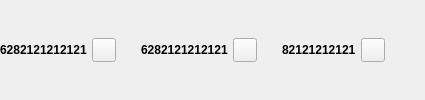
        <widget class="QWidget" name="widget_2" native="true">
         <layout class="QGridLayout" name="gridLayout_4">
          <property name="leftMargin">
           <number>0</number>
          </property>
          <property name="topMargin">
           <number>0</number>
          </property>
          <property name="rightMargin">
           <number>0</number>
          </property>
          <property name="bottomMargin">
           <number>0</number>
          </property>
          <property name="horizontalSpacing">
           <number>5</number>
          </property>
          <property name="verticalSpacing">
           <number>0</number>
          </property>
          <item row="0" column="1">
           <widget class="QPushButton" name="pushButton_20">
            <property name="minimumSize">
             <size>
              <width>24</width>
              <height>24</height>
             </size>
            </property>
            <property name="maximumSize">
             <size>
              <width>24</width>
              <height>24</height>
             </size>
            </property>
            <property name="font">
             <font>
              <family>Segoe UI</family>
             </font>
            </property>
            <property name="text">
             <string/>
            </property>
            <property name="autoDefault">
             <bool>false</bool>
            </property>
           </widget>
          </item>
          <item row="0" column="0">
           <widget class="QLabel" name="label_44">
            <property name="maximumSize">
             <size>
              <width>16777215</width>
              <height>24</height>
             </size>
            </property>
            <property name="font">
             <font>
              <family>Segoe UI</family>
              <pointsize>9</pointsize>
              <weight>75</weight>
              <bold>true</bold>
             </font>
            </property>
            <property name="text">
             <string>6282121212121</string>
            </property>
           </widget>
          </item>
          <item row="0" column="5">
           <spacer name="horizontalSpacer_6">
            <property name="font">
             <font>
              <family>Segoe UI</family>
             </font>
            </property>
            <property name="orientation">
             <enum>Qt::Horizontal</enum>
            </property>
            <property name="sizeType">
             <enum>QSizePolicy::Fixed</enum>
            </property>
            <property name="sizeHint" stdset="0">
             <size>
              <width>20</width>
              <height>20</height>
             </size>
            </property>
           </spacer>
          </item>
          <item row="0" column="6">
           <widget class="QLabel" name="label_46">
            <property name="maximumSize">
             <size>
              <width>16777215</width>
              <height>24</height>
             </size>
            </property>
            <property name="font">
             <font>
              <family>Segoe UI</family>
              <pointsize>9</pointsize>
              <weight>75</weight>
              <bold>true</bold>
             </font>
            </property>
            <property name="text">
             <string>82121212121</string>
            </property>
           </widget>
          </item>
          <item row="0" column="4">
           <widget class="QPushButton" name="pushButton_19">
            <property name="minimumSize">
             <size>
              <width>24</width>
              <height>24</height>
             </size>
            </property>
            <property name="maximumSize">
             <size>
              <width>24</width>
              <height>24</height>
             </size>
            </property>
            <property name="font">
             <font>
              <family>Segoe UI</family>
             </font>
            </property>
            <property name="text">
             <string/>
            </property>
            <property name="autoDefault">
             <bool>false</bool>
            </property>
           </widget>
          </item>
          <item row="0" column="2">
           <spacer name="horizontalSpacer_5">
            <property name="font">
             <font>
              <family>Segoe UI</family>
             </font>
            </property>
            <property name="orientation">
             <enum>Qt::Horizontal</enum>
            </property>
            <property name="sizeType">
             <enum>QSizePolicy::Fixed</enum>
            </property>
            <property name="sizeHint" stdset="0">
             <size>
              <width>20</width>
              <height>20</height>
             </size>
            </property>
           </spacer>
          </item>
          <item row="0" column="3">
           <widget class="QLabel" name="label_45">
            <property name="maximumSize">
             <size>
              <width>16777215</width>
              <height>24</height>
             </size>
            </property>
            <property name="font">
             <font>
              <family>Segoe UI</family>
              <pointsize>9</pointsize>
              <weight>75</weight>
              <bold>true</bold>
             </font>
            </property>
            <property name="text">
             <string>6282121212121</string>
            </property>
           </widget>
          </item>
          <item row="0" column="7">
           <widget class="QPushButton" name="pushButton_21">
            <property name="minimumSize">
             <size>
              <width>24</width>
              <height>24</height>
             </size>
            </property>
            <property name="maximumSize">
             <size>
              <width>24</width>
              <height>24</height>
             </size>
            </property>
            <property name="font">
             <font>
              <family>Segoe UI</family>
             </font>
            </property>
            <property name="text">
             <string/>
            </property>
            <property name="autoDefault">
             <bool>false</bool>
            </property>
           </widget>
          </item>
          <item row="0" column="8">
           <spacer name="horizontalSpacer">
            <property name="orientation">
             <enum>Qt::Horizontal</enum>
            </property>
            <property name="sizeHint" stdset="0">
             <size>
              <width>40</width>
              <height>20</height>
             </size>
            </property>
           </spacer>
          </item>
         </layout>
        </widget>
